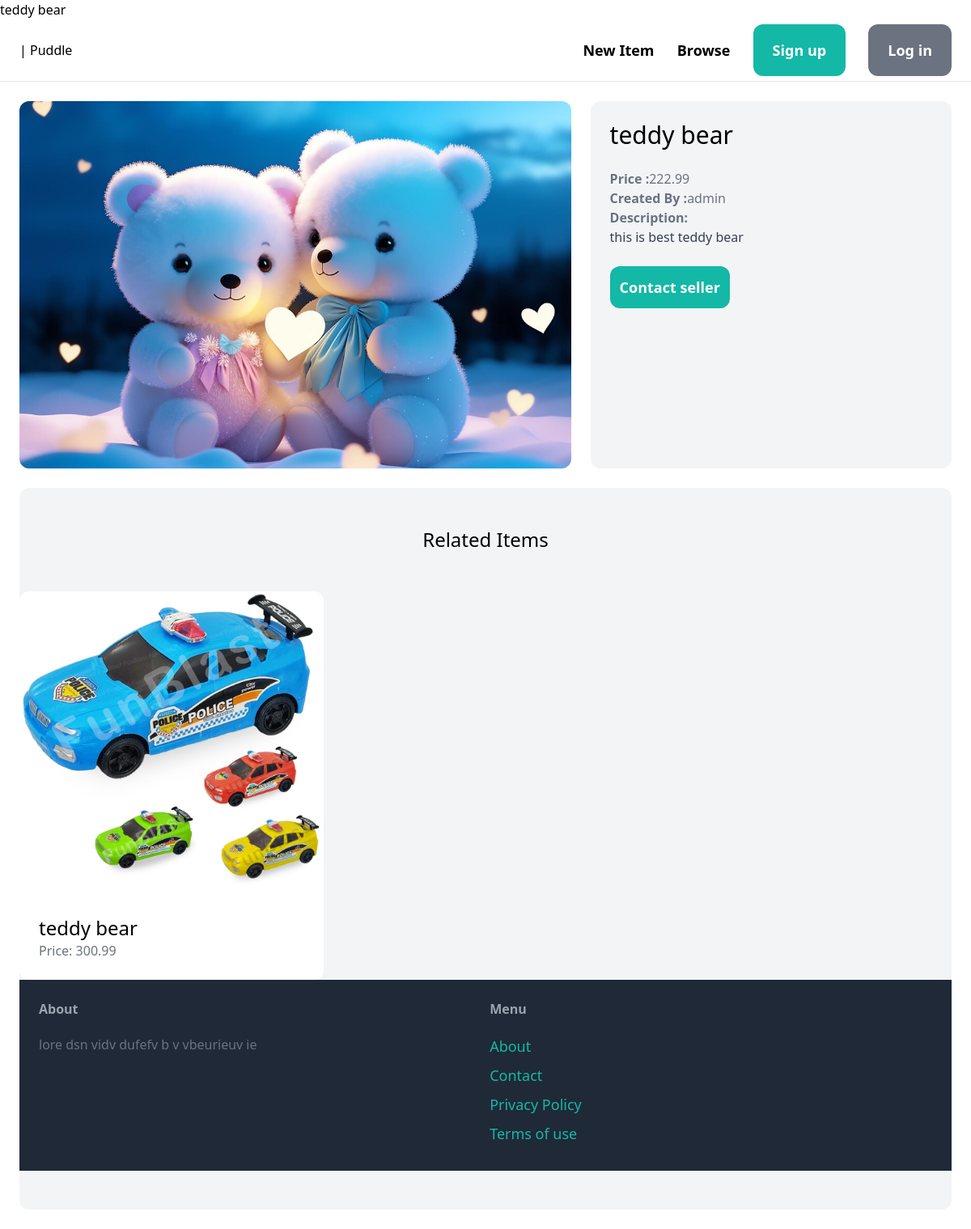
Page /item/1 on the committed database.
### item/models.py (models this page shows, shortened)
class Item(models.Model):
    catagory = models.ForeignKey(Catagory,related_name='items',on_delete=models.CASCADE)
    name = models.CharField(max_length=200)
    description = models.TextField(blank=True,null=True)
    price = models.FloatField()
    image = models.ImageField(upload_to='items_images',blank=True,
                              null=True)
    is_sold = models.BooleanField(default=False)
    create_by = models.ForeignKey(User,related_name='items'
                                  ,on_delete=models.CASCADE)
    created_at = models.DateField(auto_now_add=True)

### item/views.py (the view)
# urls.py: path('<int:pk>', views.detail, name='detail'),
def detail(request,pk):
    item = get_object_or_404(Item,pk=pk)
    related_items = Item.objects.filter(catagory=item.catagory,is_sold=False).exclude(pk=pk)[0:3]
    return render(request,'item/detail.html',{'item':item,'related_items':related_items})

### item/templates/item/detail.html (shortened to what this page needs)
{% extends 'core/base.html'%}
{%block content%}
  <div class='grid grid-cols-5 gap-6'>
    <div class='col-span-3'>
        <img src='{{item.image.url}}' class='rounded-xl'>
    </div>
  <div class='col-span-2 p-6 bg-gray-100 rounded-xl'>
      <h1 class='mb-6 text-3xl'>{{item.name}}</h1>
      <p class='text-gray-500'><strong>Price :</strong>{{item.price}}</p>
      <p class='text-gray-500'><strong>Created By :</strong>{{item.create_by}}</p>
    {%if item.description%}
      <p class='text-gray-700'>
        <strong class='text-gray-500'>Description:</strong><br>
        {{item.description}}
      </p>
      {%endif%}
      <a href='#' class='inline-block mt-6 text-lg font-semibold bg-teal-500 text-white p-3 hover:bg-teal-700 rounded-xl'>Contact seller</a>
  </div>
</div>
{%if related_items%}
<div class='mt-6 py-12 bg-gray-100 rounded-xl'>
    <h2 class='mb-12 text-2xl text-center'>Related Items</h2>
    <div class='grid grid-cols-3 gap-3'>
        {% for  items in related_items%}
         <div>
            <a href='{%url 'item:detail' item.id %}'>
                <div>
                <img src='{{items.image.url}}' class='rounded-t-xl' alt=''>
                </div>
                <div class='p-6 bg-white rounded-b-xl'>
                    <h2 class='text-2xl'>{{item.name}} </h2>
                    <p class='text-gray-500 '>Price: {{items.price}}</p>
                </div>
            </a>
         </div>
        {%endfor%}
        <div>
 </div>
{%endif%}
{%endblock%}

### rows in the picture
Item: image (picture), name "teddy bear", price "222.99", create_by "admin", description "this is best teddy bear"
Item: image (picture), price "300.99"
